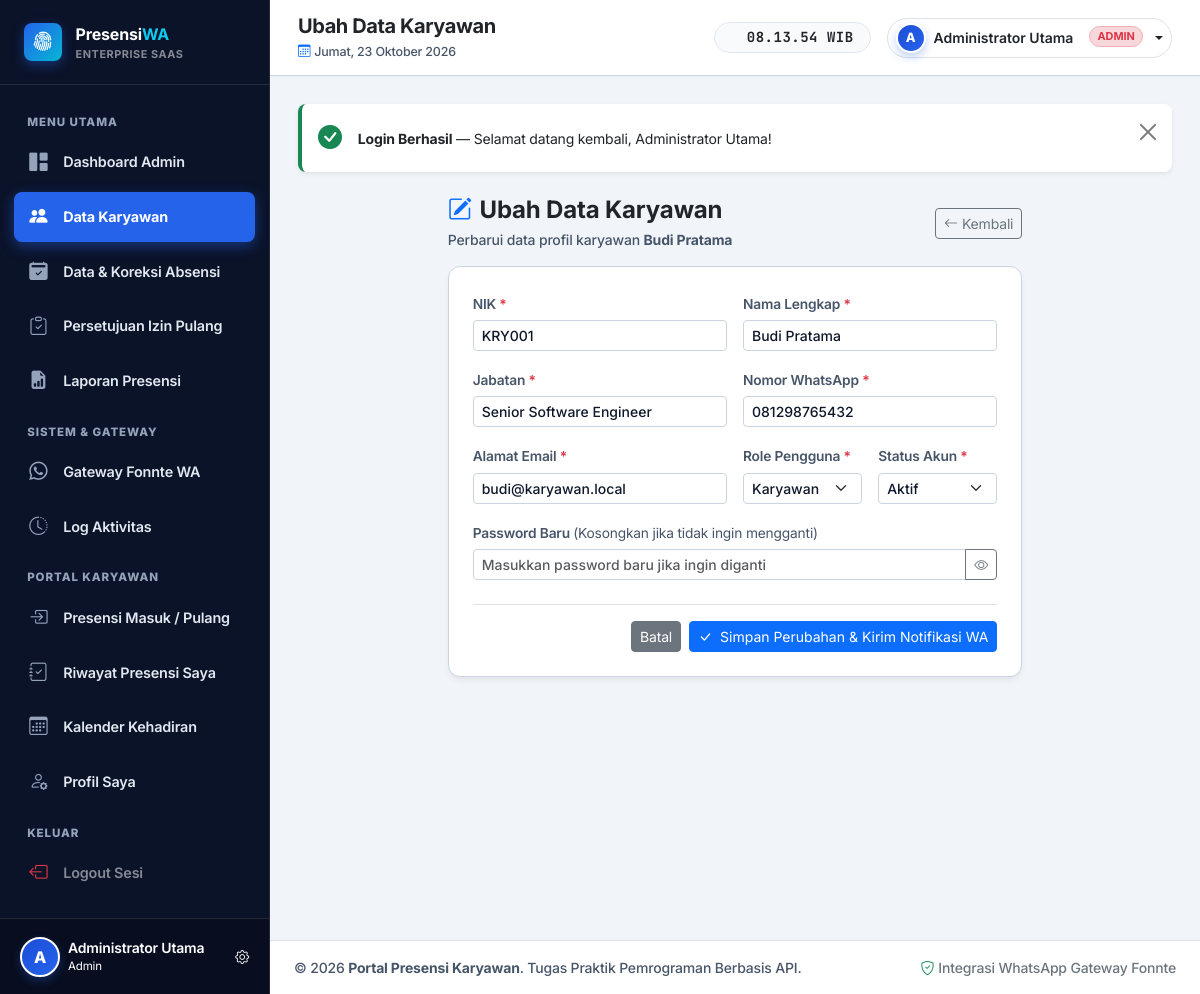
The page /karyawan/edit.php?id=2 (signed in) on the database its author committed.
### tables this page shows
CREATE TABLE IF NOT EXISTS `karyawan` (
  `id` INT AUTO_INCREMENT PRIMARY KEY,
  `nik` VARCHAR(30) NOT NULL UNIQUE,
  `nama` VARCHAR(100) NOT NULL,
  `jabatan` VARCHAR(100) NOT NULL,
  `no_hp` VARCHAR(20) NOT NULL,
  `email` VARCHAR(100) NOT NULL UNIQUE,
  `password` VARCHAR(255) NOT NULL,
  `role` ENUM('admin', 'karyawan') NOT NULL DEFAULT 'karyawan',
  `status_akun` ENUM('aktif', 'nonaktif') NOT NULL DEFAULT 'aktif',
  `foto` VARCHAR(255) DEFAULT NULL,
  `created_at` DATETIME NOT NULL DEFAULT CURRENT_TIMESTAMP,
  `updated_at` DATETIME NOT NULL DEFAULT CURRENT_TIMESTAMP ON UPDATE CURRENT_TIMESTAMP,
  INDEX `idx_karyawan_email` (`email`),
  INDEX `idx_karyawan_nik` (`nik`),
  INDEX `idx_karyawan_role` (`role`),
  INDEX `idx_karyawan_status` (`status_akun`)
);

### karyawan/edit.php (the view, shortened to what this page needs)
<?php
require_once __DIR__ . '/../includes/functions.php';
$db = getDBConnection();
$id = filter_input(INPUT_GET, 'id', FILTER_VALIDATE_INT);
$stmt = $db->prepare("SELECT * FROM karyawan WHERE id = :id LIMIT 1");
$stmt->execute([':id' => $id]);
$karyawan = $stmt->fetch();
$errors = [];
$old = [
    'nik'         => $karyawan['nik'],
    'nama'        => $karyawan['nama'],
    'jabatan'     => $karyawan['jabatan'],
    'no_hp'       => $karyawan['no_hp'],
    'email'       => $karyawan['email'],
    'role'        => $karyawan['role'],
    'status_akun' => $karyawan['status_akun'] ?? 'aktif'
];
require_once __DIR__ . '/../includes/header.php';
?>
<div class="row justify-content-center">
    <div class="col-lg-8">
        <div class="d-flex align-items-center justify-content-between mb-3">
            <div>
                <h4 class="fw-bold mb-1 text-dark"><i class="bi bi-pencil-square text-primary me-2"></i>Ubah Data Karyawan</h4>
                <p class="text-muted small mb-0">Perbarui data profil karyawan <strong><?= e($karyawan['nama']); ?></strong></p>
            </div>
            <a href="<?= BASE_URL; ?>karyawan/index.php" class="btn btn-outline-secondary btn-sm">
                <i class="bi bi-arrow-left me-1"></i>Kembali
            </a>
        </div>
        <div class="card card-custom">
            <div class="card-body p-4">
                <form action="" method="POST" class="protect-submit" novalidate>
                    <div class="row g-3">
                        <div class="col-md-6">
                            <label for="nik" class="form-label text-muted small fw-semibold">NIK <span class="text-danger">*</span></label>
                            <input type="text" class="form-control form-control-sm <?= isset($errors['nik']) ? 'is-invalid' : ''; ?>" id="nik" name="nik" value="<?= e($old['nik']); ?>" required>
                        </div>
                        <div class="col-md-6">
                            <label for="nama" class="form-label text-muted small fw-semibold">Nama Lengkap <span class="text-danger">*</span></label>
                            <input type="text" class="form-control form-control-sm <?= isset($errors['nama']) ? 'is-invalid' : ''; ?>" id="nama" name="nama" value="<?= e($old['nama']); ?>" required>
                        </div>
                        <div class="col-md-6">
                            <label for="jabatan" class="form-label text-muted small fw-semibold">Jabatan <span class="text-danger">*</span></label>
                            <input type="text" class="form-control form-control-sm <?= isset($errors['jabatan']) ? 'is-invalid' : ''; ?>" id="jabatan" name="jabatan" value="<?= e($old['jabatan']); ?>" required>
                        </div>
                        <div class="col-md-6">
                            <label for="no_hp" class="form-label text-muted small fw-semibold">Nomor WhatsApp <span class="text-danger">*</span></label>
                            <input type="tel" class="form-control form-control-sm <?= isset($errors['no_hp']) ? 'is-invalid' : ''; ?>" id="no_hp" name="no_hp" value="<?= e($old['no_hp']); ?>" required>
                        </div>
                        <div class="col-md-6">
                            <label for="email" class="form-label text-muted small fw-semibold">Alamat Email <span class="text-danger">*</span></label>
                            <input type="email" class="form-control form-control-sm <?= isset($errors['email']) ? 'is-invalid' : ''; ?>" id="email" name="email" value="<?= e($old['email']); ?>" required>
                        </div>
                        <div class="col-md-3">
                            <label for="role" class="form-label text-muted small fw-semibold">Role Pengguna <span class="text-danger">*</span></label>
                            <select class="form-select form-select-sm" id="role" name="role" required>
                                <option value="karyawan" <?= ($old['role'] === 'karyawan') ? 'selected' : ''; ?>>Karyawan</option>
                            </select>
                        </div>
                        <div class="col-md-3">
                            <label for="status_akun" class="form-label text-muted small fw-semibold">Status Akun <span class="text-danger">*</span></label>
                            <select class="form-select form-select-sm" id="status_akun" name="status_akun" required>
                                <option value="aktif" <?= ($old['status_akun'] === 'aktif') ? 'selected' : ''; ?>>Aktif</option>
                            </select>
                        </div>
                        <div class="col-12">
                            <label for="password" class="form-label text-muted small fw-semibold">Password Baru <span class="text-muted fw-normal">(Kosongkan jika tidak ingin mengganti)</span></label>
                            <div class="input-group input-group-sm">
                                <input type="password" class="form-control <?= isset($errors['password']) ? 'is-invalid' : ''; ?>" id="password" name="password" placeholder="Masukkan password baru jika ingin diganti">
                                <button class="btn btn-outline-secondary btn-toggle-password" type="button" data-target="password">
                                    <i class="bi bi-eye"></i>
                                </button>
                            </div>
                        </div>
                    </div>
                    <div class="d-flex justify-content-end gap-2 mt-4 pt-3 border-top">
                        <a href="<?= BASE_URL; ?>karyawan/index.php" class="btn btn-secondary btn-sm">Batal</a>
                        <button type="submit" class="btn btn-primary btn-sm">
                            <i class="bi bi-check-lg me-1"></i> Simpan Perubahan & Kirim Notifikasi WA
                        </button>
                    </div>
                </form>
            </div>
        </div>
    </div>
</div>
<?php require_once __DIR__ . '/../includes/footer.php'; ?>

### assets/css/style.css (style rules this page uses)
:root { --primary: #2563eb; --primary-hover: #1d4ed8; --primary-light: #eff6ff; --primary-border: #93c5fd; --navy-950: #080d1a; --navy-900: #0f172a; --navy-800: #1e293b; --navy-700: #334155; --cyan-500: #06b6d4; --cyan-600: #0891b2; --cyan-light: #ecfeff; --slate-50: #f8fafc; --slate-100: #f1f5f9; --slate-200: #e2e8f0; --slate-300: #cbd5e1; --slate-400: #94a3b8; --slate-500: #64748b; --slate-600: #475569; --slate-700: #334155; --slate-800: #1e293b; --slate-900: #0f172a; --sidebar-bg: #0b1329; --sidebar-border: rgba(255, 255, 255, 0.1); --sidebar-text: #cbd5e1; --sidebar-hover-bg: rgba(255, 255, 255, 0.08); --sidebar-active-bg: #2563eb; --card-bg: #ffffff; --card-border: #cbd5e1; --card-shadow: 0 4px 6px -1px rgba(15, 23, 42, 0.06), 0 2px 4px -2px rgba(15, 23, 42, 0.04); --card-shadow-hover: 0 10px 20px -3px rgba(15, 23, 42, 0.1), 0 4px 6px -4px rgba(15, 23, 42, 0.05); --radius-sm: 0.375rem; --radius-md: 0.5rem; --radius-lg: 0.75rem; --radius-xl: 1rem; }
body { font-family: 'Inter', system-ui, -apple-system, "Segoe UI", Roboto, "Helvetica Neue", Arial, sans-serif; background-color: #f1f5f9; color: var(--slate-900); min-height: 100vh; display: flex; flex-direction: column; letter-spacing: -0.011em; }
.text-muted { color: var(--slate-600) !important; font-weight: 500; }
.card-custom { background: var(--card-bg); border-radius: var(--radius-lg); border: 1px solid var(--slate-300); box-shadow: var(--card-shadow); transition: box-shadow 0.2s ease, transform 0.2s ease; }
.form-label { font-weight: 600; font-size: 0.86rem; color: var(--slate-800); margin-bottom: 0.35rem; }
.form-control, .form-select { border-color: var(--slate-300); color: var(--slate-900); font-weight: 500; }

### rows shown on the page
karyawan: nama "Budi Pratama", nik "KRY001", jabatan "Senior Software Engineer", no_hp "081298765432", email "budi@karyawan.local", role "Karyawan", status_akun "Aktif"

### other values the page prints
$initials "A"
$user['nama'] "Administrator Utama"
$user['role'] "Admin"
$pageTitle "Ubah Data Karyawan"
$user['role'] "ADMIN"
$title "Login Berhasil"
$message "Selamat datang kembali, Administrator Utama!"
APP_NAME "Portal Presensi Karyawan"
